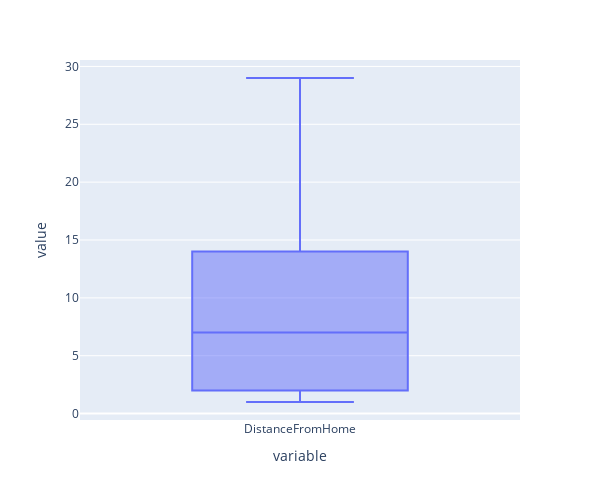

The cell this chart's notebook holds for it:
### Code cell
box1.show()

### Figure 1 — Plotly figure (JSON) as saved in the notebook; plotly's stock layout.template omitted (floating-point values rounded to 4 significant figures; data arrays with more than 128 entries replaced by an {"elided": "..."} marker saying what was removed)
{"data": [{"alignmentgroup": "True", "hovertemplate": "variable=%{x}<br>value=%{y}<extra></extra>", "legendgroup": "", "marker": {"color": "#636efa"}, "name": "", "notched": false, "offsetgroup": "", "orientation": "v", "showlegend": false, "type": "box", "x": {"elided": "1676 str values"}, "x0": " ", "xaxis": "x", "y": {"elided": "1676 int values"}, "y0": " ", "yaxis": "y"}], "layout": {"boxmode": "group", "height": 500, "legend": {"tracegroupgap": 0}, "margin": {"t": 60}, "width": 600, "xaxis": {"anchor": "y", "domain": [0, 1], "title": {"text": "variable"}}, "yaxis": {"anchor": "x", "domain": [0, 1], "title": {"text": "value"}}}}
